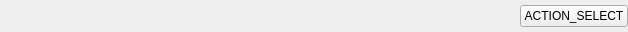
<?xml version="1.0" encoding="UTF-8"?>
<ui version="4.0">
 <class>SelectUserWidget</class>
 <widget class="QWidget" name="SelectUserWidget">
  <property name="geometry">
   <rect>
    <x>0</x>
    <y>0</y>
    <width>628</width>
    <height>32</height>
   </rect>
  </property>
  <property name="maximumSize">
   <size>
    <width>16777215</width>
    <height>32</height>
   </size>
  </property>
  <property name="windowTitle">
   <string>Form</string>
  </property>
  <layout class="QHBoxLayout" name="horizontalLayout">
   <property name="spacing">
    <number>10</number>
   </property>
   <property name="leftMargin">
    <number>0</number>
   </property>
   <property name="topMargin">
    <number>0</number>
   </property>
   <property name="rightMargin">
    <number>0</number>
   </property>
   <property name="bottomMargin">
    <number>0</number>
   </property>
   <item>
    <widget class="QLabel" name="label_name">
     <property name="sizePolicy">
      <sizepolicy hsizetype="Expanding" vsizetype="Preferred">
       <horstretch>0</horstretch>
       <verstretch>0</verstretch>
      </sizepolicy>
     </property>
     <property name="text">
      <string/>
     </property>
    </widget>
   </item>
   <item>
    <spacer name="horizontalSpacer_2">
     <property name="orientation">
      <enum>Qt::Horizontal</enum>
     </property>
     <property name="sizeHint" stdset="0">
      <size>
       <width>40</width>
       <height>20</height>
      </size>
     </property>
    </spacer>
   </item>
   <item>
    <widget class="QLabel" name="label_profile">
     <property name="text">
      <string/>
     </property>
    </widget>
   </item>
   <item>
    <spacer name="horizontalSpacer">
     <property name="orientation">
      <enum>Qt::Horizontal</enum>
     </property>
     <property name="sizeType">
      <enum>QSizePolicy::MinimumExpanding</enum>
     </property>
     <property name="sizeHint" stdset="0">
      <size>
       <width>40</width>
       <height>20</height>
      </size>
     </property>
    </spacer>
   </item>
   <item>
    <widget class="Button" name="button_select">
     <property name="text">
      <string>ACTION_SELECT</string>
     </property>
     <property name="color" stdset="0">
      <color>
       <red>0</red>
       <green>146</green>
       <blue>255</blue>
      </color>
     </property>
    </widget>
   </item>
  </layout>
 </widget>
 <customwidgets>
  <customwidget>
   <class>Button</class>
   <extends>QPushButton</extends>
   <header>parsec.core.gui.custom_widgets</header>
  </customwidget>
 </customwidgets>
 <resources/>
 <connections/>
</ui>
